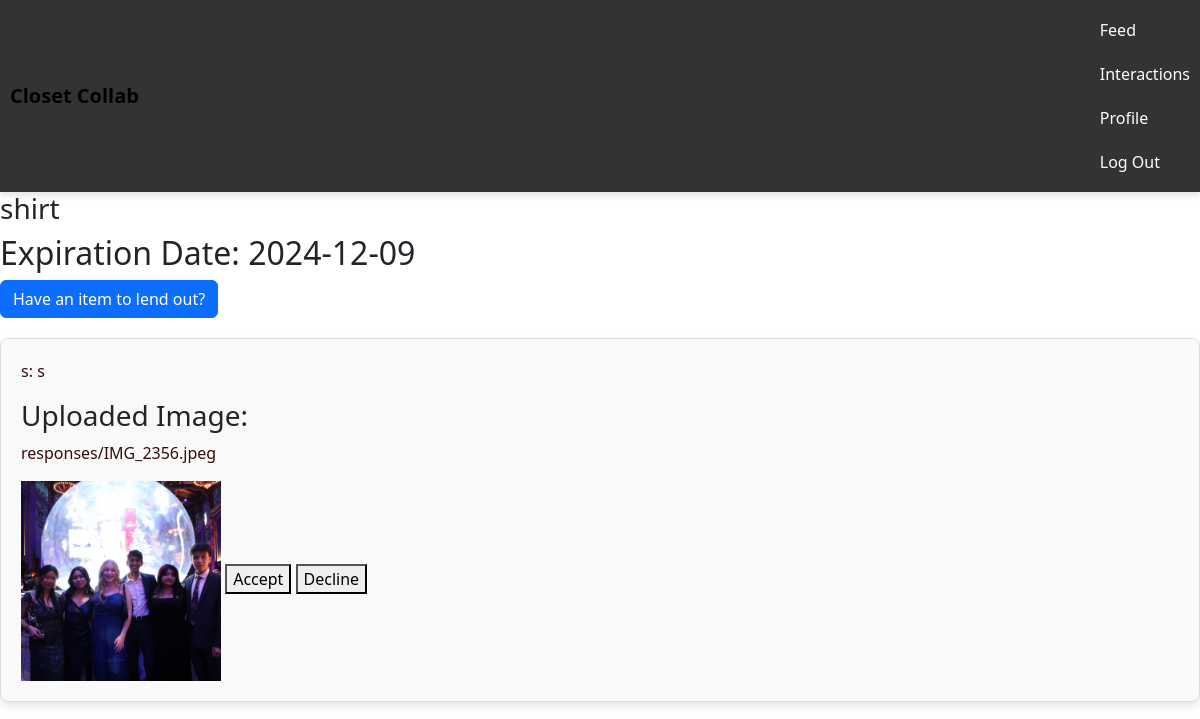
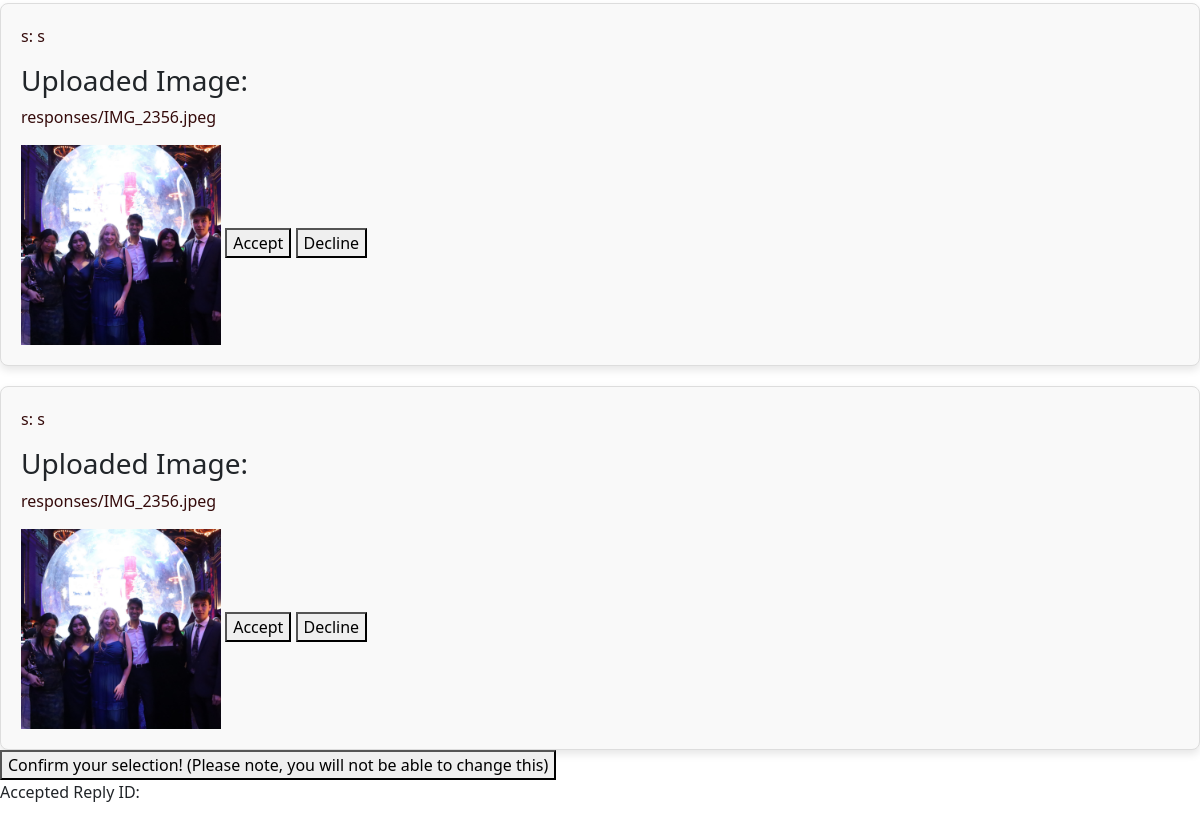
/inquiry/29 (signed in), run on an earlier commit of the app's database (2 pictures, top to bottom).
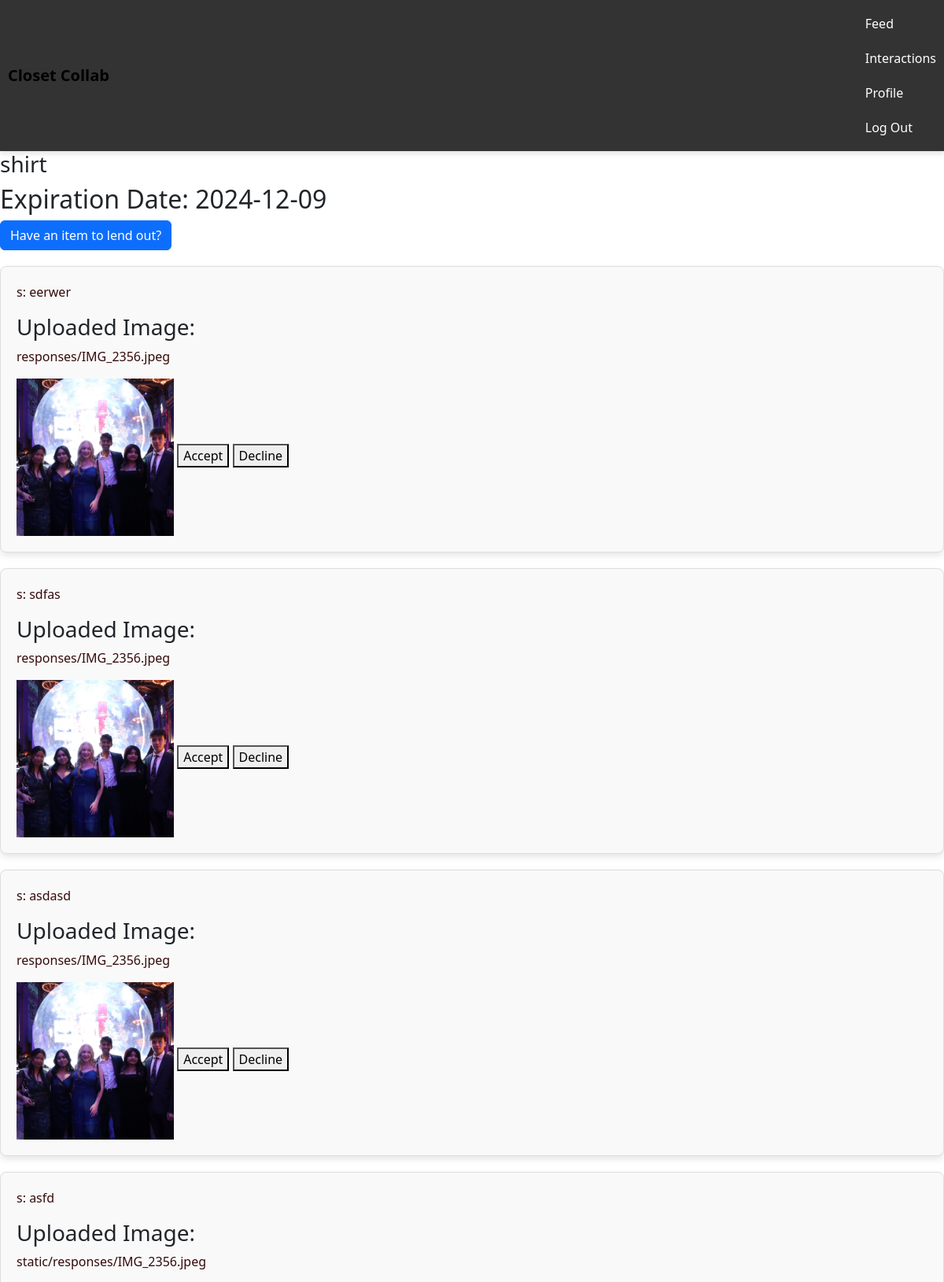
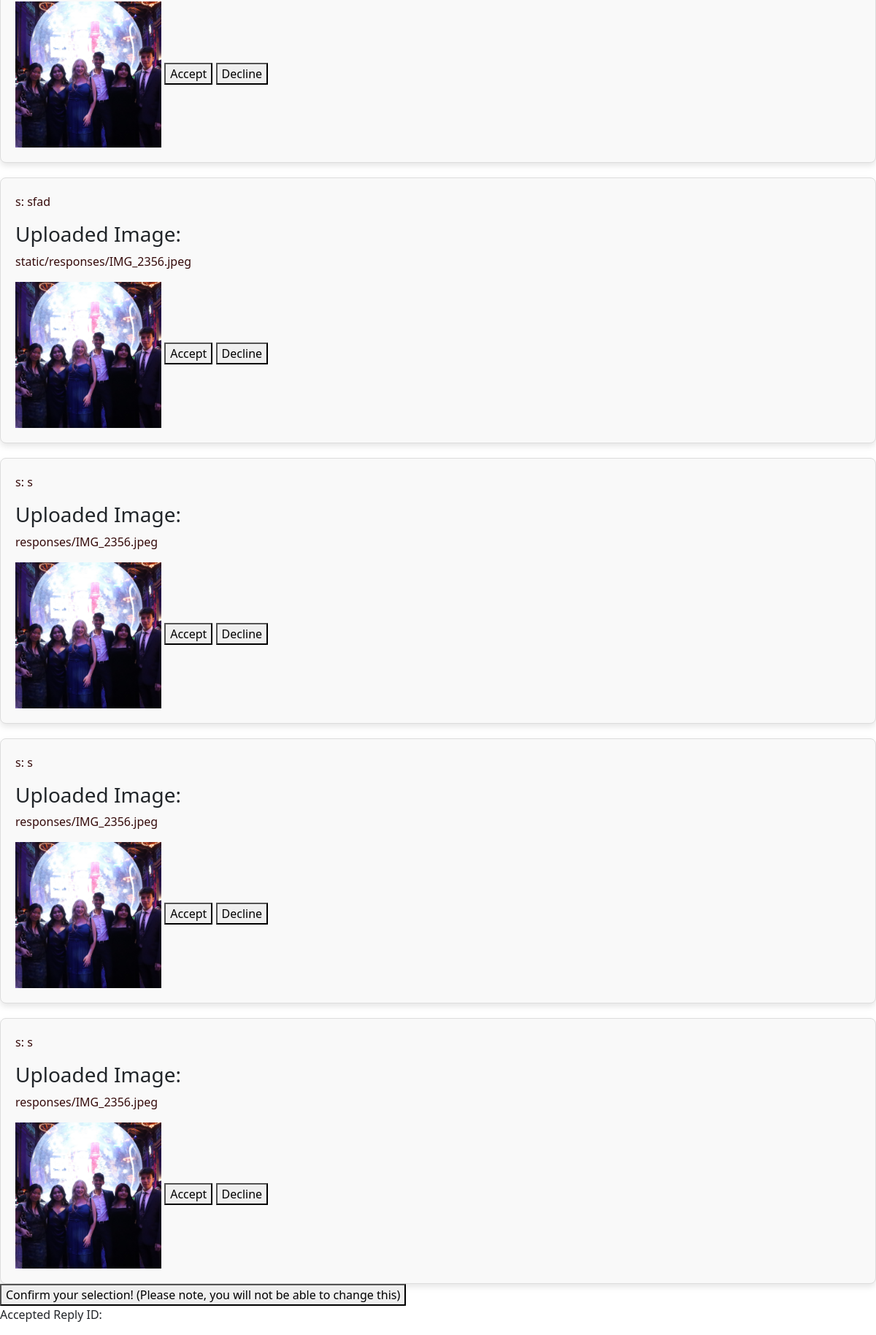
And on a later commit of the database (2 pictures, top to bottom).
### tables this page shows
CREATE TABLE "inquiries" (
    id INTEGER PRIMARY KEY AUTOINCREMENT,
    time_published DATETIME DEFAULT CURRENT_TIMESTAMP NOT NULL,
    request TEXT NOT NULL,
    exp_date DATE NOT NULL,
    accepted TEXT NOT NULL DEFAULT 'no',
    user_id INTEGER NOT NULL,
    FOREIGN KEY(user_id) REFERENCES user(id)
);

CREATE TABLE "responses" (
    id INTEGER PRIMARY KEY AUTOINCREMENT,
    inquiry_id INTEGER NOT NULL,
    prosp_Lender_id INTEGER NOT NULL,
    time_published DATETIME DEFAULT CURRENT_TIMESTAMP NOT NULL,
    reply TEXT NOT NULL, img_path TEXT,
    FOREIGN KEY(inquiry_id) REFERENCES inquiries(id),
    FOREIGN KEY(prosp_Lender_id) REFERENCES users(id)
);

CREATE TABLE users (id INTEGER PRIMARY key AUTOINCREMENT, username TEXT UNIQUE NOT NULL, password TEXT NOT NULL, college TEXT NOT NULL, email TEXT NOT NULL, name TEXT NOT NULL, img_path TEXT);

### app.py (the view, shortened to what this page needs)
@app.route("/inquiry/<int:inquiry_id>", methods=["GET", "POST"])
def inquiry(inquiry_id):
    db = get_db()
    inquiry = db.execute("""
       SELECT * FROM inquiries
        WHERE id = ?
    """, (inquiry_id,)).fetchone()
    curUser = session["user_id"]
    is_owner = inquiry["user_id"] == curUser
    print("what")
    responses = db.execute(
        "SELECT responses.*, users.username AS lender_username FROM responses JOIN users ON responses.prosp_Lender_id = users.id WHERE responses.inquiry_id = ? ORDER BY responses.time_published DESC", (inquiry_id, )).fetchall();
    for response in responses:
        print(response['img_path'])
    db.commit()
    return render_template("inquiry.html", responses=responses, inquiry=inquiry, is_owner=is_owner)

### app.py (called while the page is built)
def get_db():
    if 'db' not in g:
        g.db = sqlite3.connect('closet.db')
        g.db.row_factory = sqlite3.Row  # Allows access to columns by name
    return g.db

@app.after_request
def after_request(response):
    response.headers["Cache-Control"] = "no-cache, no-store, must-revalidate"
    response.headers["Expires"] = 0
    response.headers["Pragma"] = "no-cache"
    return response

### templates/inquiry.html (shortened to what this page needs)
{% extends "layout.html" %}
{% block main %}
    <h3>{{inquiry.request}}</h3>
    <h2>Expiration Date: {{inquiry.exp_date}}</h2>
    <button type="button" class="btn btn-primary" data-bs-toggle="modal" data-bs-target="#exampleModal">
        Have an item to lend out?
    </button>
    {% for response in responses %}
        <div class = "reply_card" id="reply-{{ response.id }}">
            <p>{{response.lender_username}}: {{response.reply}}</p>
            {% if response.img_path %}
                <h3>Uploaded Image:</h3>
                <p>{{response.img_path}}</p>
                <img src="{{ url_for('static', filename=response.img_path) }}" alt="User Image" style="max-width: 200px;">
            {% else %}
                <p>No image uploaded yet.</p>
            {% endif %}
            {% if is_owner %}
                <button class="accept-btn" data-id="{{ response.id }}">Accept</button>
                <button class="decline-btn" data-id="{{ response.id }}">Decline</button>
            {% endif %}
        </div>
    {% endfor %}
    {% if is_owner %}
        <form id="confirm-selection-form" action="{{ url_for('inquiry', inquiry_id=inquiry.id) }}" method="post">
            <button class="confirm-accept-btn">Confirm your selection! (Please note, you will not be able to change this)</button>
            <p>Accepted Reply ID: {{ acceptedReplyId }}</p>
        </form>
    {% endif %}
{% endblock %}

### templates/layout.html (shortened to what this page needs)
<!DOCTYPE html>
<html lang="en">
<head>
  <link href="/static/style.css" type="text/css" rel="stylesheet">
   <link href="https://cdn.jsdelivr.net/npm/bootstrap@5.3.3/dist/css/bootstrap.min.css" rel="stylesheet">
</head>
<body>
  <nav class="navbar-container">
    <div class="navbar">
      <a href="{{ url_for('index') }}" class="navbar-brand">Closet Collab</a>
      <ul class="navbar-nav" id="navbar-nav">
        <li><a href="{{ url_for('feed') }}">Feed</a></li>
        <li><a href="{{ url_for('interactions') }}">Interactions</a></li>
        <li><a href="{{ url_for('profile') }}">Profile</a></li>
        <li><a href="/logout">Log Out</a></li>
      </ul>
    </div>
  </nav>
  <main>
    {% block main %}{% endblock %}
  </main>
</body>
</html>

### static/style.css (style rules this page uses)
body { font-family: Arial, sans-serif; margin: 0; padding: 0; }
.navbar-container { background-color: #333; padding: 10px; position: -webkit-sticky; position: sticky; top: 0; z-index: 1000; width: 100%; box-shadow: 0 4px 6px rgba(0, 0, 0, 0.1); }
.navbar { display: flex; justify-content: space-between; align-items: center; max-width: 1200px; margin: 0 auto; }
.navbar-brand { color: white; text-decoration: none; font-size: 24px; font-weight: bold; }
.navbar-nav { list-style: none; display: flex; gap: 20px; }
.navbar-nav li a { color: white; text-decoration: none; font-size: 16px; }
.reply_card { margin-top: 20px; border: 1px solid #ddd; padding: 20px; border-radius: 8px; background-color: #f9f9f9; margin: auto width: 300px; box-shadow: 0 4px 8px rgba(0, 0, 0, 0.1); }
.reply_card img { width: 200px; height: 200px; object-fit: cover; }
.reply_card p { font-size: 1em; color: #350b0b; }

What changed in the data, as far as the page shows it:
added responses: lender_username "s", reply "eerwer", img_path "responses/IMG_2356.jpeg", img_path (picture)
added responses: lender_username "s", reply "sdfas", img_path "responses/IMG_2356.jpeg", img_path (picture)
added responses: lender_username "s", reply "asdasd", img_path "responses/IMG_2356.jpeg", img_path (picture)
added responses: lender_username "s", reply "asfd", img_path "static/responses/IMG_2356.jpeg", img_path (picture)
added responses: lender_username "s", reply "sfad", img_path "static/responses/IMG_2356.jpeg", img_path (picture)
